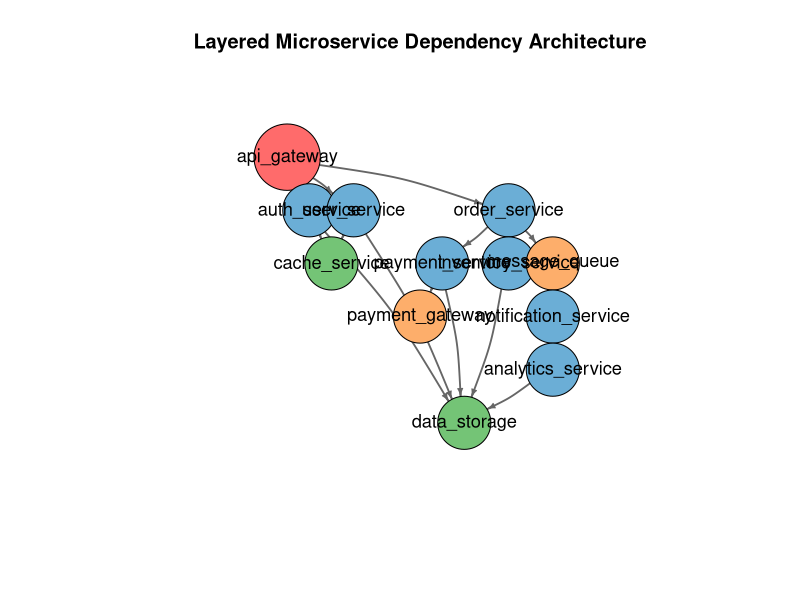

Here is the R script that generated this plot:
# dependency_network.R

library(igraph)

cat("Loading dependency data...\n")

# Load dependencies CSV
deps <- read.csv("../src/main/resources/dependencies.csv")

print(deps)

# Create directed graph
g <- graph_from_data_frame(deps, directed = TRUE)

# Highlight important services
V(g)$color <- ifelse(
  V(g)$name == "api_gateway", "#FF6B6B",
  ifelse(
    V(g)$name %in% c("data_storage","cache_service"), "#74C476",
    ifelse(
      V(g)$name %in% c("message_queue","payment_gateway"), "#FDAE6B",
      "#6BAED6"
    )
  )
)

# Node sizes
V(g)$size <- ifelse(V(g)$name == "api_gateway", 50, 40)

# Create hierarchical layout (best for dependency graphs)
layout <- layout_with_sugiyama(g)$layout

# Save high-resolution image
png("dependency_graph_layered.png", width=1400, height=1000)

plot(
  g,
  layout = layout,
  
  # Vertex styling
  vertex.frame.color = "black",
  vertex.label.color = "black",
  vertex.label.cex = 1.1,
  vertex.label.family = "sans",
  
  # Edge styling
  edge.arrow.size = 0.4,
  edge.width = 1.8,
  edge.color = "gray40",
  edge.curved = 0.1,
  
  # Spacing
  margin = 0.2,
  
  # Title
  main = "Layered Microservice Dependency Architecture"
)

dev.off()

cat("Dependency graph saved as dependency_graph_layered.png\n")
